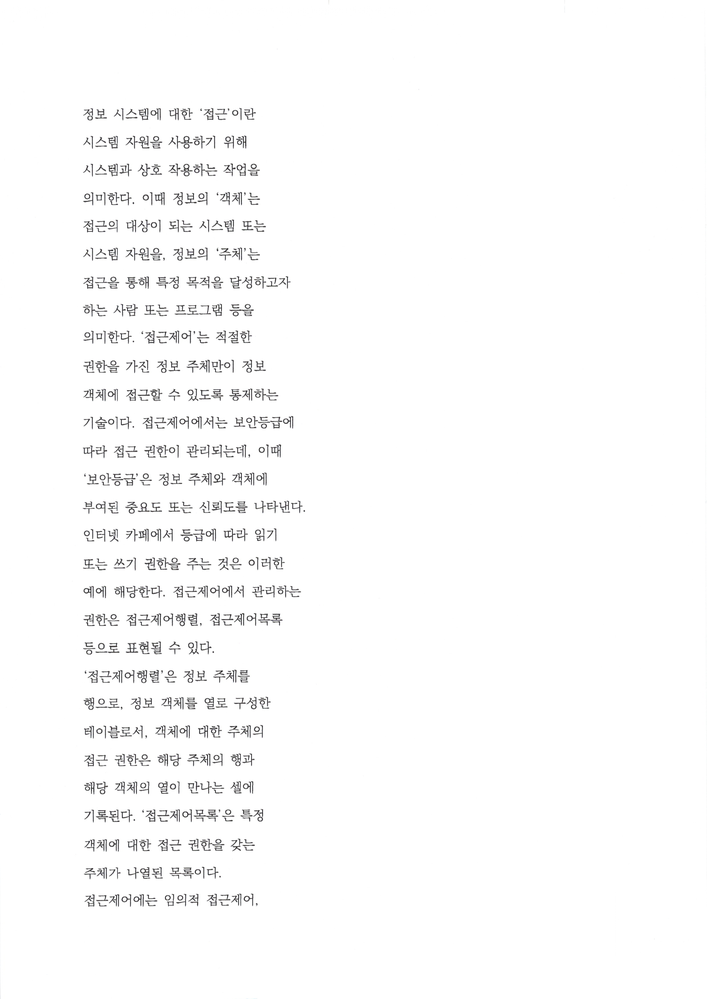
#> input picture ocr_model_competiton/test/exam_paper.png, 707 x 999 px, shrunk from 2481 x 3506 before the run, found by its file name
$ python crob_image.py
#> lines starting #> are read from the running program, lines starting #| are printed output that depends on the picture; after the words box and inside, x2 and y2 are one past the last pixel; in counts of white or black regions, pixels touching at a corner belong together
import os
import cv2

def crop_text_lines(image_path, output_dir="cropped_lines"):
    # 1. 이미지 로드
#> called with image_path = 'test\\exam_paper.png', output_dir = 'cropped_lines'
    image = cv2.imread(image_path)
#> image is the input picture: shape (999, 707, 3); mean B, G, R 251, 251, 251
    if image is None:
        print(f"이미지를 찾을 수 없습니다: {image_path}")
        return []

    gray = cv2.cvtColor(image, cv2.COLOR_BGR2GRAY)

    # 2. 이진화 (흑백 전환) 및 반전
    # 글자를 흰색(255), 배경을 검은색(0)으로 만듭니다.
    _, thresh = cv2.threshold(gray, 0, 255, cv2.THRESH_BINARY_INV + cv2.THRESH_OTSU)
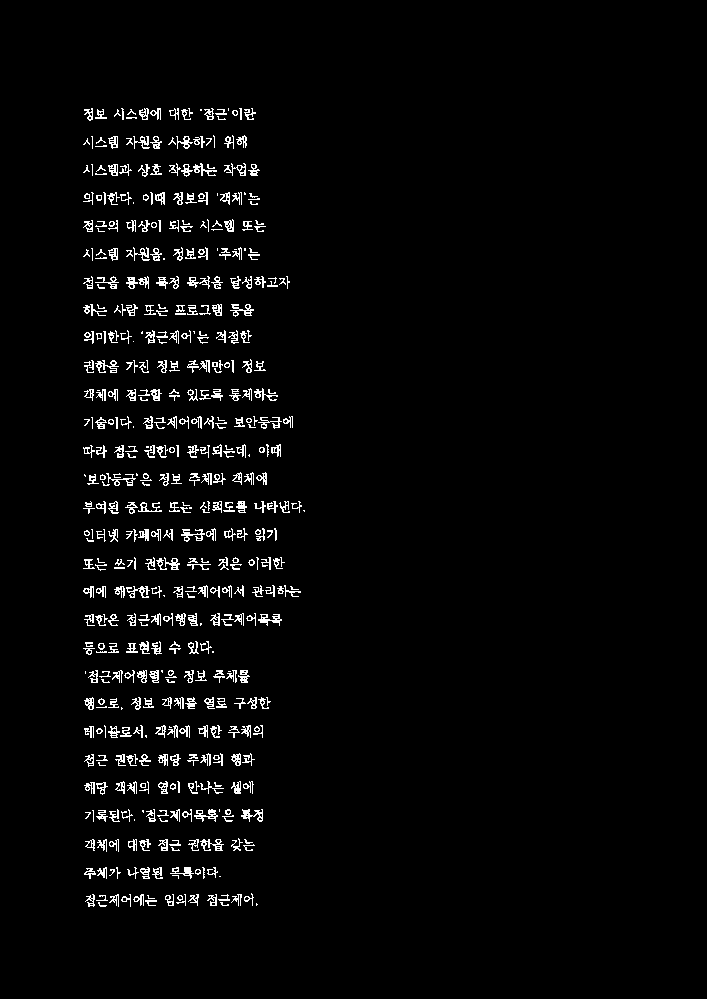
#> thresh: shape (999, 707); 2.9% white in thin lines or dots, all inside (x1, y1, x2, y2) = (83, 108, 305, 907)

    # 3. 가로 방향 팽창(Dilation) 연산
    # 같은 줄에 있는 글자들을 가로로 연결하여 하나의 커다란 띠로 만듭니다.
    kernel = cv2.getStructuringElement(cv2.MORPH_RECT, (25, 3))
    dilated = cv2.dilate(thresh, kernel, iterations=2)
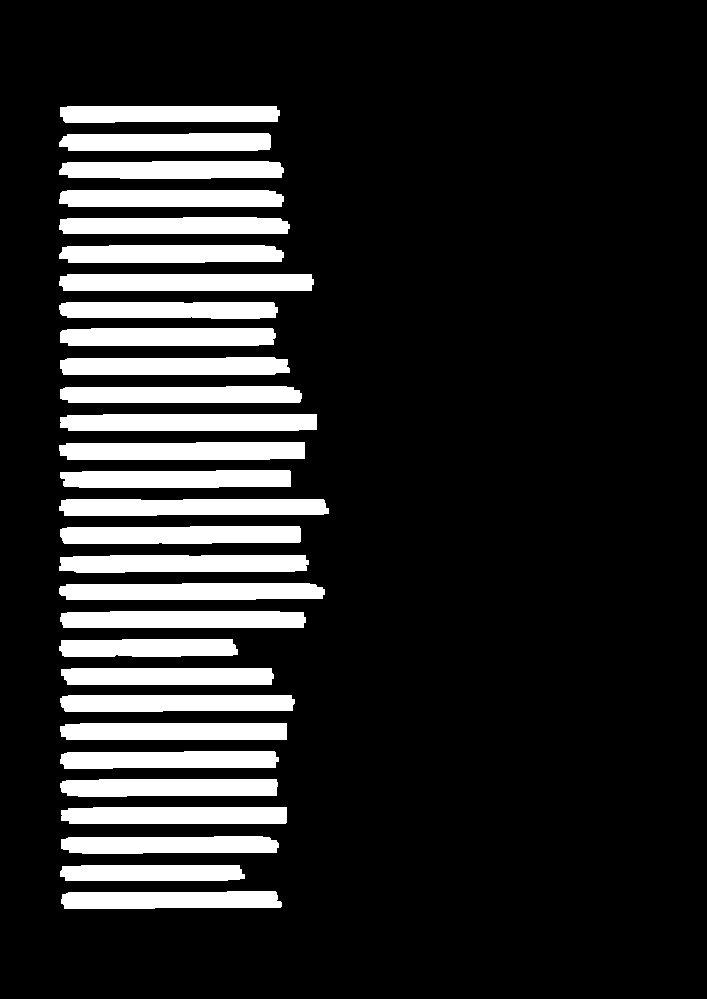
#> dilated: shape (999, 707); 15.5% white; 29 white regions

    # 4. 윤곽선(Contour) 탐지
    contours, _ = cv2.findContours(dilated, cv2.RETR_EXTERNAL, cv2.CHAIN_APPROX_SIMPLE)
#> contours = 29 contours; largest, box (x1, y1, x2, y2) and area: (59, 499, 329, 516) 4013, (59, 274, 314, 291) 4005, (60, 414, 317, 431) 3998, (59, 583, 325, 600) 3955, (59, 442, 305, 460) 3944

    # 출력 디렉토리 생성
    os.makedirs(output_dir, exist_ok=True)

    # Y축 좌표(위에서 아래 순서) 기준으로 윤곽선 정렬
    bounding_boxes = [cv2.boundingRect(c) for c in contours]
#> bounding_boxes = 29 items, first 6: (61, 891, 221, 18), (60, 865, 185, 16), (61, 836, 218, 18), (61, 807, 226, 17), (60, 779, 218, 18), (60, 751, 219, 18)
    bounding_boxes = sorted(bounding_boxes, key=lambda b: b[1])  # y 좌표 기준 정렬
#> bounding_boxes = 29 items, first 6: (60, 106, 220, 17), (59, 133, 212, 18), (59, 161, 225, 18), (59, 190, 225, 17), (59, 217, 231, 17), (59, 245, 225, 18)

    cropped_files = []
    saved_count = 0

    for i, (x, y, w, h) in enumerate(bounding_boxes):
        # 너무 작은 잡음(노이즈) 선은 무시 (높이 10px, 너비 20px 미만)
        if h < 10 or w < 20:
            continue

        # 약간의 여백(Padding) 추가
        pad = 4
        img_h, img_w = image.shape[:2]
        y1 = max(0, y - pad)
        y2 = min(img_h, y + h + pad)
        x1 = max(0, x - pad)
        x2 = min(img_w, x + w + pad)

        # 이미지 크롭
        crop = image[y1:y2, x1:x2]

        # 저장
        save_path = os.path.join(output_dir, f"line_{saved_count + 1:02d}.png")
        cv2.imwrite(save_path, crop)
        cropped_files.append(save_path)
        saved_count += 1
#> this loop made 29 passes
#> (x, y, w, h, y1, y2, x1, x2) on passes 1 to 12: (60, 106, 220, 17, 102, 127, 56, 284), (59, 133, 212, 18, 129, 155, 55, 275), (59, 161, 225, 18, 157, 183, 55, 288), (59, 190, 225, 17, 186, 211, 55, 288), (59, 217, 231, 17, 213, 238, 55, 294), (59, 245, 225, 18, 241, 267, 55, 288), (59, 274, 255, 17, 270, 295, 55, 318), (59, 302, 219, 17, 298, 323, 55, 282), (60, 328, 216, 18, 324, 350, 56, 280), (60, 357, 230, 18, 353, 379, 56, 294), (60, 386, 242, 17, 382, 407, 56, 306), (60, 414, 257, 17, 410, 435, 56, 321)
#> pass 1, in crop_text_lines, `crop = image[y1:y2, x1:x2]`:
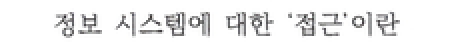
#> crop: shape (25, 228, 3) (shown 2 times larger); mean B, G, R 239.9, 239.8, 239.8
#> pass 2, in crop_text_lines, `crop = image[y1:y2, x1:x2]`:
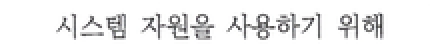
#> crop: shape (26, 220, 3) (shown 2 times larger); mean B, G, R 239.3, 239.1, 239.2
#> pass 3, in crop_text_lines, `crop = image[y1:y2, x1:x2]`:
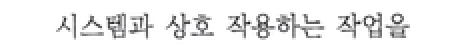
#> crop: shape (26, 233, 3) (shown 2 times larger); mean B, G, R 238.9, 238.8, 238.9
#> after the loop, cropped_files = 29 items, first 6: 'cropped_lines/line_01.png', 'cropped_lines/line_02.png', 'cropped_lines/line_03.png', 'cropped_lines/line_04.png', 'cropped_lines/line_05.png', 'cropped_lines/line_06.png'; saved_count = 29

    print(f"총 {saved_count}개의 텍스트 줄 이미지가 '{output_dir}' 폴더에 저장되었습니다.")
#| 총 29개의 텍스트 줄 이미지가 'cropped_lines' 폴더에 저장되었습니다.
    return cropped_files


if __name__ == "__main__":
    # 테스트할 시험지 전체 이미지 경로
    test_image = "test\\exam_paper.png"

    cropped_paths = crop_text_lines(test_image)
#> cropped_paths has the same summary as cropped_files in crop_text_lines

    # 첫 번째 잘린 이미지를 TrOCR 테스트용 파일로 복사
    if cropped_paths:
        print(f"TrOCR 테스트용으로 첫 번째 줄({cropped_paths[0]})을 'crop_text_line.png'로 사용할 수 있습니다.")
#| TrOCR 테스트용으로 첫 번째 줄(cropped_lines/line_01.png)을 'crop_text_line.png'로 사용할 수 있습니다.
